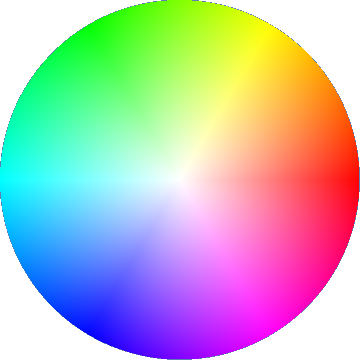
#> input picture colorSpaceTest/color-wheel.png, 360 x 360 px
$ jupyter execute --allow-errors color-space-test.ipynb   (shell and % lines are left out)
#> lines starting #> are read from the running program, lines starting #| are printed output that depends on the picture
[cell 1]
import numpy as np
import csv
import matplotlib.pyplot as plt

[cell 2]
#load csv file produced by processing sketch
def load_data(filename):
    converters = {0: lambda s: np.nan} # ignore row headers
    data = np.loadtxt(filename, delimiter=',', converters=converters)
    data = data[:,1:] #remove row headers
    return data

[cell 3]
def hue_metric(h0,h1):
    return min(
        np.abs(h0-h1),
        np.abs(np.mod(h0+0.5,1)-np.mod(h1+0.5,1))
    )
def dist_matrix(ah0,ah1,sh0,sh1):
    hues = np.array([ah0,ah1,sh0,sh1])
    dists = np.fromfunction(np.vectorize(
        lambda i,j: hue_metric(hues[int(i)],hues[int(j)]) if i != j else np.nan),(4,4))
    return dists
#check if selected hues can be unambiguously paired with actual hues by hue distance
def check_pairing(ah0,ah1,sh0,sh1):
    dists = dist_matrix(ah0,ah1,sh0,sh1)
    closest = np.nanargmin(dists,axis=0)
    return len(closest) == len(set(closest))
def all_paired(data):
    return np.all([check_pairing(*d) for d in data.T])

#pair selected hues with actual hues
#by first pairing the closest (ah,sh)
def pair_hues(ah0,ah1,sh0,sh1):
    ahsh_dists = dist_matrix(ah0,ah1,sh0,sh1)[:2,2:4]
    closest_pair = np.unravel_index(np.argmin(ahsh_dists.ravel()),(2,2))
    closest_hue_pair = ((ah0,ah1)[closest_pair[0]],(sh0,sh1)[closest_pair[1]])
    other_hue_pair = ((ah0,ah1)[~closest_pair[0]],(sh0,sh1)[~closest_pair[1]])
    return dict(close = closest_hue_pair, far = other_hue_pair)
#given a pairing of the actual and selected hues,
#score by summing the distance between each pair
#lower score is better
def score_pairing(pairing):
    return hue_metric(*pairing['close']) + hue_metric(*pairing['far'])
def score_hues(ah0,ah1,sh0,sh1):
    return score_pairing(pair_hues(ah0,ah1,sh0,sh1))

Scores for each person tested

#> (a cell that did not finish here is left out)

Check to see if there is ambiguous pairing

[cell 5]
data = load_data("data/toad.csv")
ambiguous = [not check_pairing(*d) for d in data.T]
print("ambiguous trials:",np.arange(len(data.T))[ambiguous])

[cell 6]
def get_euclid(hue):
    return np.array([f(np.exp(1j*2*np.pi*hue))
                     for f in (np.real,np.imag)])
def plot_color_disk(ax):
    color_wheel = plt.imread('./color-wheel.png')
#> color_wheel is the input picture: shape (360, 360, 3) float32; mean R, G, B 0.737, 0.738, 0.738
    ax.imshow(color_wheel,interpolation='nearest',extent=(-1,1,-1,1))

Plot all tested contrasts

[cell 7]
data = load_data("data/toad.csv")

fig, axes = plt.subplots(1,2)
ax = axes[0]
plot_color_disk(ax)

for h0,h1 in data[:2].T:
    #print(h0)
    line = np.array([get_euclid(h) for h in (h0,h1)])
    ax.plot(line.T[0],line.T[1],c='black')
    ax.set_aspect(1)
    ax.set_title('actual hues')
ax = axes[1]
plot_color_disk(ax)
for h0,h1 in data[2:4].T:
    #print(h0)
    line = np.array([get_euclid(h) for h in (h0,h1)])
    ax.plot(line.T[0],line.T[1],c='black')
    ax.set_aspect(1)
    ax.set_title('selected hues')
for ax in axes:
    ax.axis('off')
plt.show()
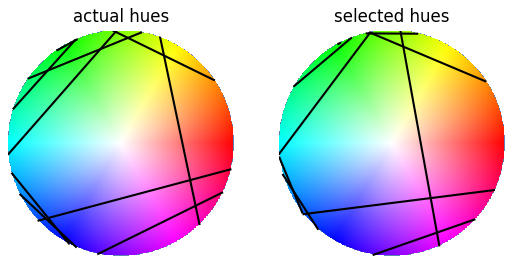
#> figure drawn by matplotlib, 2 panels

Compare actual (dotted line) vs selected (solid line) hue contrasts, sorted by score

[cell 8]
def plot_contrasts(data):
    scores = [score_hues(*d) for d in data.T]
    score_sort = np.argsort(scores)

    fig, axes = plt.subplots(3,5,figsize=(15,8))
    axes_iter = (ax for ax in axes.ravel())
    styles = ['-','--']

    for i in score_sort:
        ax = next(axes_iter)
        plot_color_disk(ax)
        #print(h0)
        line = np.array([get_euclid(h) for h in data[:2,i]])
        ax.plot(line.T[0],line.T[1],c='black',linestyle='--')
        line = np.array([get_euclid(h) for h in data[2:4,i]])
        ax.plot(line.T[0],line.T[1],c='black',linestyle='-')
        ax.set_aspect(1)
        ax.set_title("{0:1.2}".format(scores[i]))
        ax.axis('off')
    for ax in axes_iter:
        ax.axis('off')
#> this loop made 5 passes
    plt.tight_layout()
    plt.show()
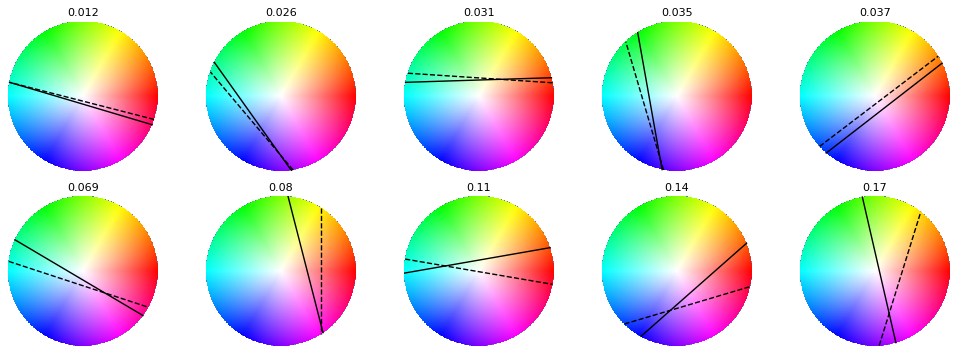
#> figure drawn by matplotlib, 10 panels

plot_contrasts(load_data("data/peach.csv"))

[cell 9]
plot_contrasts(load_data("data/mario.csv"))
#> the loop in plot_contrasts (call 2), `for ax in axes_iter:` made 5 passes
#> in plot_contrasts (call 2), `plt.show()`:
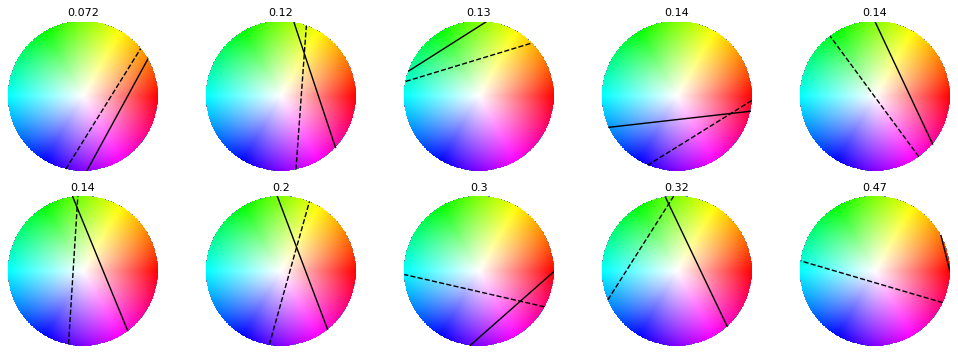
#> figure drawn by matplotlib, 10 panels
